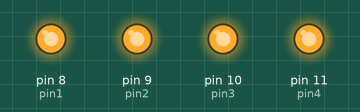
Simulated run of this sketch. Board: Arduino Uno, built with avr-gcc and run on an emulated ATmega328P. On the bench: output pins drawn as LEDs (lit = HIGH).

Above: at 0.35 s.
At 11.0 s:
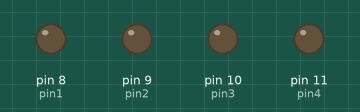
Timing chart, 0 to 15.5 s (numbered marks = the images above):
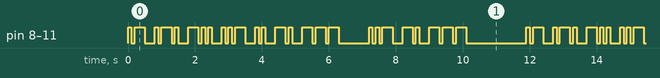

The sketch:

morsecodefunction.ino
```cpp
/*
Morse Code function

learn about functions and strings and also morse code

public domain CC0
Lafe Spietz 2021

open arduino class
*/


//arduino pins mapped to arbitrary pin numbers
int pin1 = 8;
int pin2 = 9;
int pin3 = 10;
int pin4 = 11;
int timeUnit = 100;
int messageBreak = 1500;

void setup() {
  // put your setup code here, to run once:

//set all pins to output, then set them all low
  pinMode(pin1, OUTPUT);
  pinMode(pin2, OUTPUT);
  pinMode(pin3, OUTPUT);
  pinMode(pin4, OUTPUT);
  digitalWrite(pin1,LOW);
  digitalWrite(pin2,LOW);
  digitalWrite(pin3,LOW);
  digitalWrite(pin4,LOW);

}

void loop() {
//print whatever message you want!  see below for morse code in function
  printMessage("arduino uno");
  delay(messageBreak);
}


void printMessage(String message){
  //for loop thru the String
  for(int index = 0;index < message.length();index++){
      printLetter(message.charAt(index));
  }
}

void printLetter(char letter){
    //this function is the actual Morse code
  if(letter == 'a' || letter == 'A'){
    dit(); dah();
  }
  if(letter == 'b' || letter == 'B'){
    dah(); dit(); dit(); dit();
  }
  if(letter == 'c' || letter == 'C'){
    dah(); dit(); dah(); dit();
  }
  if(letter == 'd' || letter == 'D'){
    dah(); dit(); dit();
  }
  if(letter == 'e' || letter == 'E'){
    dit();
  }
  if(letter == 'f' || letter == 'F'){
    dit(); dit(); dah(); dit();
  }
  if(letter == 'g' || letter == 'G'){
    dah(); dah(); dit();
  }
  if(letter == 'h' || letter == 'H'){
    dit(); dit(); dit(); dit();
  }
  if(letter == 'i' || letter == 'I'){
    dit(); dit();
  }
  if(letter == 'j' || letter == 'J'){
    dit(); dah(); dah(); dah();
  }
  if(letter == 'k' || letter == 'K'){
    dah(); dit(); dah();
  }
  if(letter == 'l' || letter == 'L'){
    dit(); dah(); dit(); dit();
  }
  if(letter == 'm' || letter == 'M'){
    dah(); dah();
  }
  if(letter == 'n' || letter == 'N'){
    dah(); dit();
  }
  if(letter == 'o' || letter == 'O'){
    dah(); dah(); dah();
  }
  if(letter == 'p' || letter == 'P'){
    dit(); dah(); dah(); dit();
  }
  if(letter == 'q' || letter == 'Q'){
    dah(); dah(); dit(); dah();
  }
  if(letter == 'r' || letter == 'R'){
    dit(); dah(); dit();
  }
  if(letter == 's' || letter == 'S'){
    dit(); dit(); dit();
  }
  if(letter == 't' || letter == 'T'){
    dah();
  }
  if(letter == 'u' || letter == 'U'){
    dit(); dit(); dah();
  }
  if(letter == 'v' || letter == 'V'){
    dit(); dit(); dit(); dah();
  }
  if(letter == 'w' || letter == 'W'){
    dit(); dah(); dah();
  }
  if(letter == 'x' || letter == 'X'){
    dah(); dit(); dit(); dah();
  }
  if(letter == 'y' || letter == 'Y'){
    dah(); dit(); dah(); dah();
  }
  if(letter == 'z' || letter == 'Z'){
    dah(); dah(); dit(); dit();
  }
  if(letter == '1'){
    dit(); dah(); dah(); dah(); dah();
  }
  if(letter == '2'){
    dit(); dit(); dah(); dah(); dah();
  }
  if(letter == '3'){
    dit(); dit(); dit(); dah(); dah();
  }
  if(letter == '4'){
    dit(); dit(); dit(); dit(); dah();
  }
  if(letter == '5'){
    dit(); dit(); dit(); dit(); dit();
  }
  if(letter == '6'){
    dah(); dit(); dit(); dit(); dit();
  }
  if(letter == '7'){
    dah(); dah(); dit(); dit(); dit();
  }
  if(letter == '8'){
    dah(); dah(); dah(); dit(); dit();
  }
  if(letter == '9'){
    dah(); dah(); dah(); dah(); dit();
  }
  if(letter == '0'){
    dah(); dah(); dah(); dah(); dah();
  }


  if(letter == ' '){
     delay(6*timeUnit); //if a space is detected, 6 units on top of 1 unit =7
  }
  else{
    delay(2*timeUnit);  // for anything but a space, put in a
  }

}


void dit(){

  digitalWrite(pin1,HIGH);
  digitalWrite(pin2,HIGH);
  digitalWrite(pin3,HIGH);
  digitalWrite(pin4,HIGH);
  delay(timeUnit);
  digitalWrite(pin1,LOW);
  digitalWrite(pin2,LOW);
  digitalWrite(pin3,LOW);
  digitalWrite(pin4,LOW);
  delay(timeUnit);

}

void dah(){

  digitalWrite(pin1,HIGH);
  digitalWrite(pin2,HIGH);
  digitalWrite(pin3,HIGH);
  digitalWrite(pin4,HIGH);
  delay(3*timeUnit);
  digitalWrite(pin1,LOW);
  digitalWrite(pin2,LOW);
  digitalWrite(pin3,LOW);
  digitalWrite(pin4,LOW);
  delay(timeUnit);
}
```

Measured:
- by itself, pin 8 (pin1), pin 9 (pin2), pin 10 (pin3), pin 11 (pin4): moves between LOW and HIGH, repeating every 11.9 s
- by itself, everything shown: repeats every 11.9 s, in 52 steps
